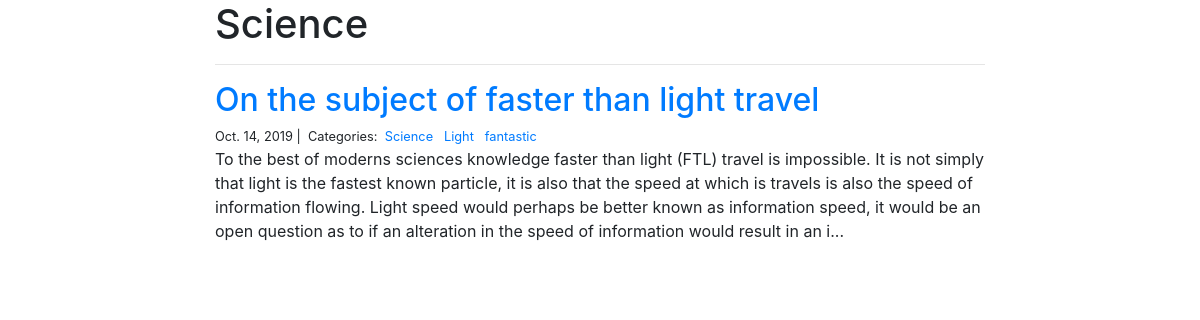
Screenshot of /blog/Science/ with the database file from the repository.
### blog/models.py (models this page shows)
class Category(models.Model):
    name = models.CharField(max_length=20)

class Post(models.Model):
    title = models.CharField(max_length=255)
    body = models.TextField()
    created_on = models.DateTimeField(auto_now_add=True)
    last_modified = models.DateTimeField(auto_now=True)
    categories = models.ManyToManyField('Category', related_name='posts')

### blog/views.py (the view)
# urls.py: path("<category>/", views.blog_category, name="blog_category"),
def blog_category(request, category):
    posts = Post.objects.filter(
        categories__name__contains=category
    ).order_by(
        '-created_on'
    )
    context = {
        "category": category,
        "posts": posts
    }
    return render(request, "blog_category.html", context)

### blog/templates/blog_category.html
{% extends "base.html" %}
{% block page_content %}
<div class="col-md-8 offset-md-2">
    <h1>{{ category | title }}</h1>
    <hr>
    {% for post in posts %}
        <h2><a href="{% url 'blog_detail' post.pk%}">{{ post.title }}</a></h2>
        <small>
            {{ post.created_on.date }} |&nbsp;
            Categories:&nbsp;
            {% for category in post.categories.all %}
            <a href="{% url 'blog_category' category.name %}">
                {{ category.name }}
            </a>&nbsp;
            {% endfor %}
        </small>
        <p>{{ post.body | slice:":400" }}...</p>
    {% endfor %}
</div>
{% endblock %}

### rows the page displays
Category: name "Science"
Post: title "On the subject of faster than light travel", created_on "Oct. 14, 2019", body "To the best of moderns sciences knowledge faster than light (FTL) travel is impossible. It is not simply that light is the fastest known particle, it is also that the speed at which is travels is also the speed of information flowing. Light speed would perhaps be better known as information speed, it would be an open question as to if an alteration in the speed of information would result in an i"
Category: name "Light"
Category: name "fantastic"
